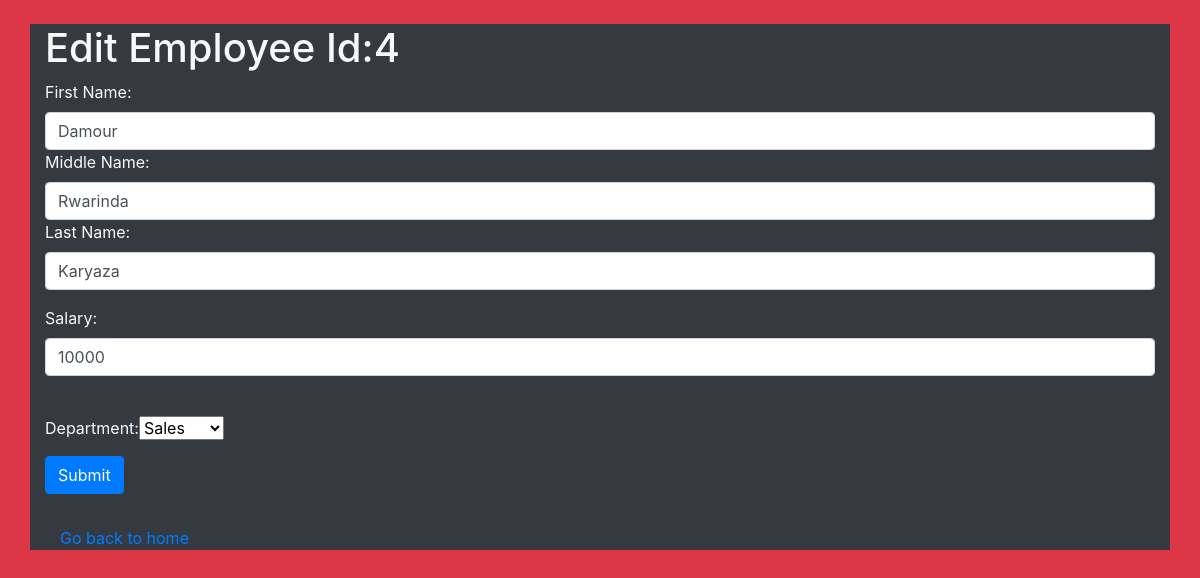
The page /employees/4/edit on the database its author committed.
### demo_app/models.py (models this page shows)
class Employee(models.Model):
    first_name = models.CharField(max_length=50)
    middle_name = models.CharField(max_length=50)
    last_name = models.CharField(max_length=50)
    salary=models.IntegerField()
    department = models.ForeignKey(Department, related_name="employees",on_delete=models.CASCADE)
    created_at = models.DateTimeField(auto_now_add=True)
    updated_at = models.DateTimeField(auto_now=True)

class Department(models.Model):
    name = models.CharField(max_length=50)
    created_at = models.DateTimeField(auto_now_add=True)
    updated_at = models.DateTimeField(auto_now=True)

### demo_app/views.py (the view)
# urls.py: path("employees/<int:employee_id>/edit",views.edit_employee),
def edit_employee(request,employee_id):
    context ={
        "employee":Employee.objects.get(id=employee_id),
        "departments":Department.objects.all()
    }
    return render(request,"edit.html",context)

### demo_app/templates/edit.html (shortened to what this page needs)
<!DOCTYPE html>
<html lang="en">
<head>
    <link rel="stylesheet" href="https://stackpath.bootstrapcdn.com/bootstrap/4.3.1/css/bootstrap.min.css">
</head>
<body class="bg-danger">
    <div class="container bg-dark text-light mt-4">
        <h1>Edit Employee Id:{{employee.id}}</h1>
        <form action="/employees/{{employee.id}}/update" method="post">
            <div class="form-group">
            <label for="first_name">First Name:</label>
            <input type="text" class="form-control" id="first_name" name="first_name" value="{{employee.first_name}}">
            <div class="form-group">
            <label for="middle_name">Middle Name:</label>
            <input type="text" class="form-control" id="email" name="middle_name" value="{{employee.middle_name}}">
            <div class="form-group">
            <label for="last_name">Last Name:</label>
            <input type="text" class="form-control" name="last_name" value="{{employee.last_name}}">
            </div>
            <div class="form-group">
            <label for="number">Salary:</label>
            <input type="number" class="form-control" id="pwd" name="salary" value="{{employee.salary}}">
            </div><br>
            <div class="form-group">
            Department:<select name="department_id">
                <option value="{{employee.department.id}}">{{employee.department.name}}</option>
            </select>
            </div>
            <button type="submit" class=" mb-3 btn btn-primary">Submit</button>
        </form>
    </div>
    <div class="container mb-4"><a href="/">Go back to home</a></div>
</body>
</html>

### rows shown on the page
Employee: id "4", first_name "Damour", middle_name "Rwarinda", last_name "Karyaza", salary "10000", department_id "Sales"
